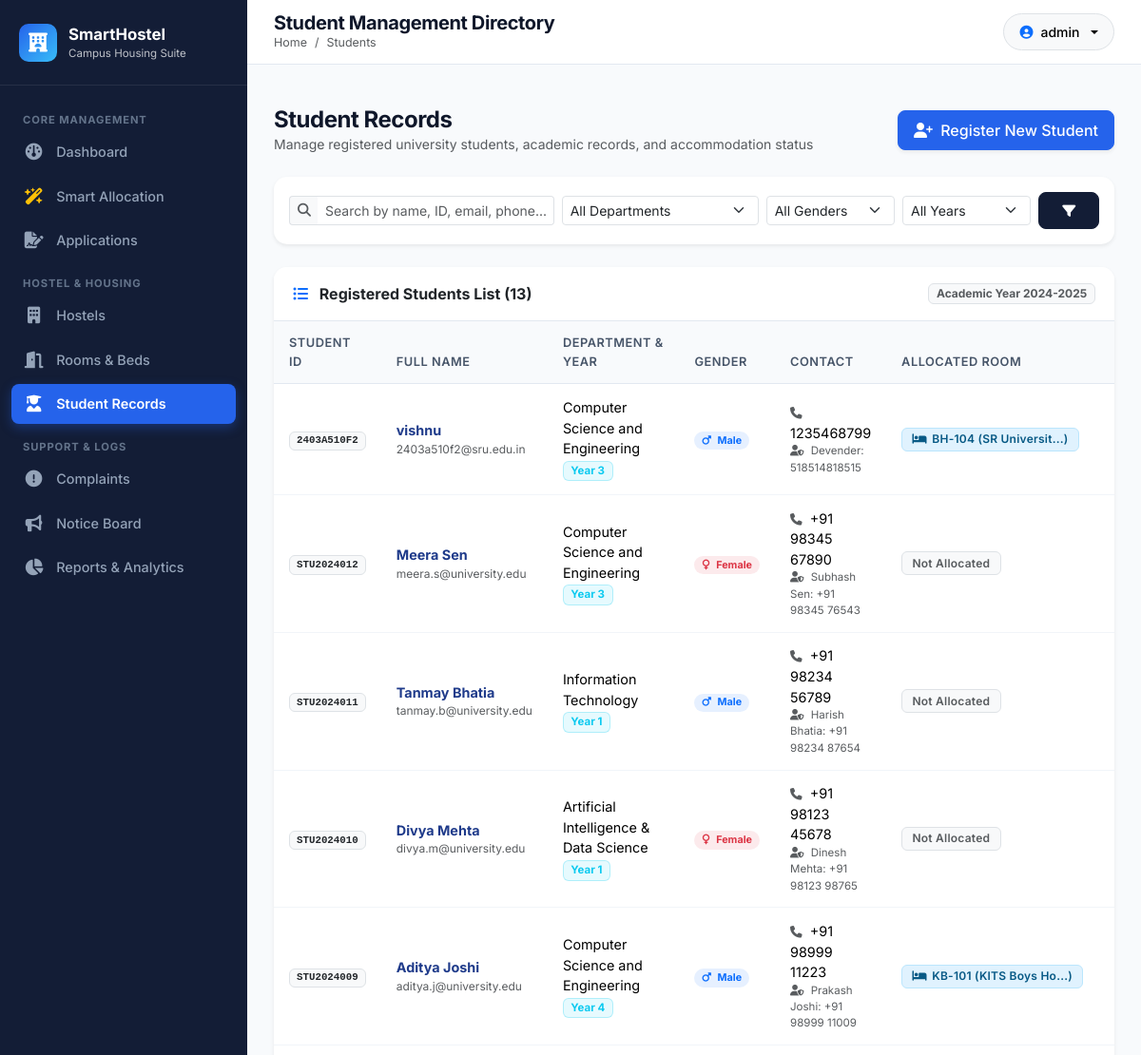
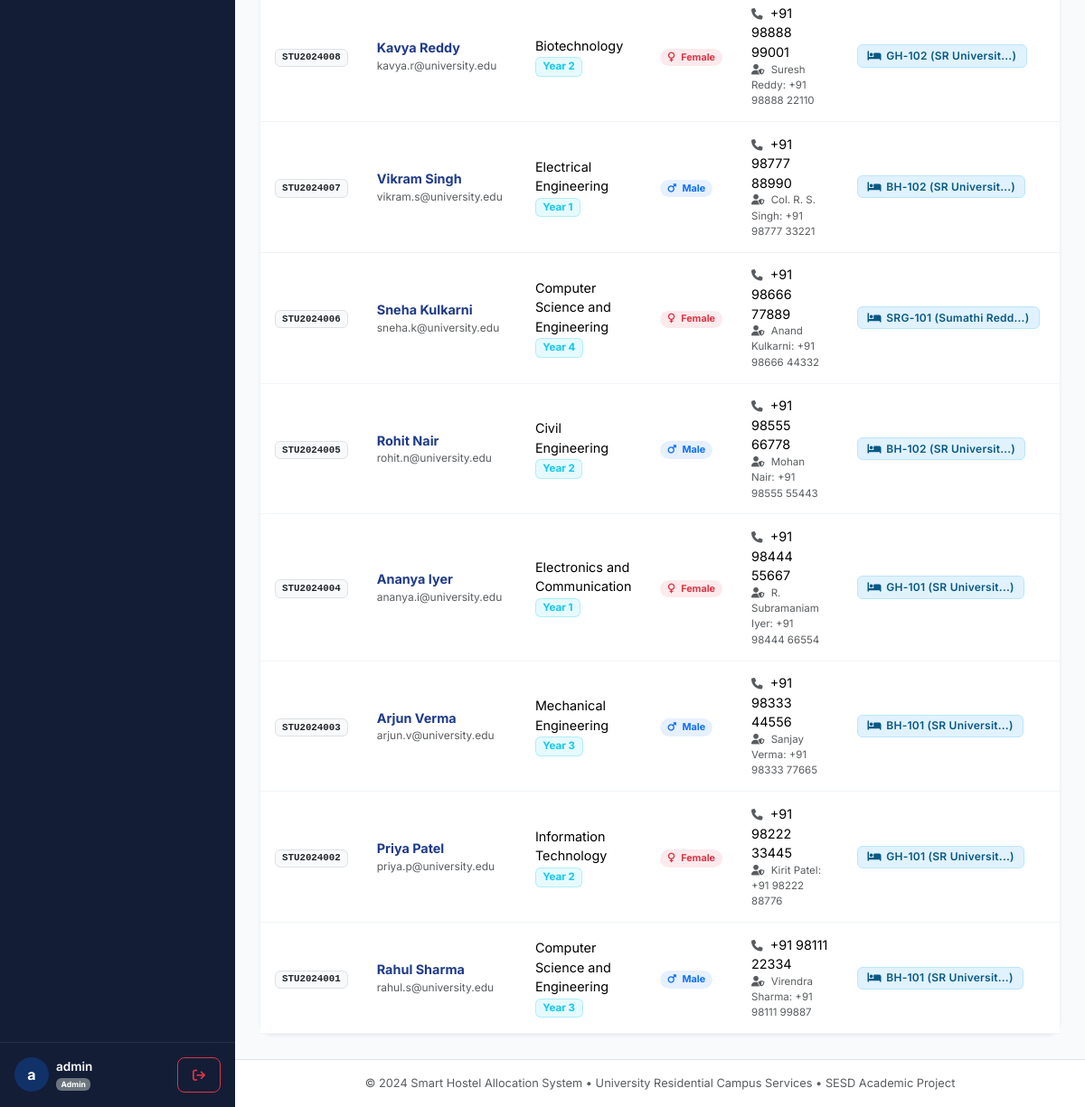
/admin/students (signed in), run on the app's committed database (2 pictures, top to bottom).
### models.py (models this page shows, shortened)
class Student(db.Model):
    __tablename__ = 'students'
    id = db.Column(db.Integer, primary_key=True)
    user_id = db.Column(db.Integer, db.ForeignKey('users.id', ondelete='CASCADE'), nullable=False, unique=True)
    student_id = db.Column(db.String(30), unique=True, nullable=False, index=True)
    full_name = db.Column(db.String(100), nullable=False)
    email = db.Column(db.String(120), nullable=False)
    phone = db.Column(db.String(20), nullable=False)
    gender = db.Column(db.String(10), nullable=False)  # 'Male', 'Female', 'Other'
    department = db.Column(db.String(100), nullable=False)
    year_of_study = db.Column(db.Integer, nullable=False, default=1)  # 1, 2, 3, 4
    address = db.Column(db.Text, nullable=True)
    parent_name = db.Column(db.String(100), nullable=True)
    parent_phone = db.Column(db.String(20), nullable=True)
    emergency_contact = db.Column(db.String(20), nullable=True)
    created_at = db.Column(db.DateTime, default=datetime.utcnow)
    applications = db.relationship('Application', backref='student', cascade="all, delete-orphan", lazy='dynamic', order_by='Application.applied_at.desc()')
    allocations = db.relationship('Allocation', backref='student', cascade="all, delete-orphan", lazy='dynamic', order_by='Allocation.allocated_date.desc()')
    complaints = db.relationship('Complaint', backref='student', cascade="all, delete-orphan", lazy='dynamic', order_by='Complaint.created_at.desc()')
    @property
    def active_allocation(self):
        return self.allocations.filter_by(status='Active').first()

class Room(db.Model):
    __tablename__ = 'rooms'
    id = db.Column(db.Integer, primary_key=True)
    hostel_id = db.Column(db.Integer, db.ForeignKey('hostels.id', ondelete='CASCADE'), nullable=False)
    room_number = db.Column(db.String(20), nullable=False)
    floor = db.Column(db.Integer, nullable=False, default=1)
    room_type = db.Column(db.String(20), nullable=False)  # 'Single', 'Double', 'Triple', 'Four-Bed'
    capacity = db.Column(db.Integer, nullable=False, default=2)
    occupied_beds = db.Column(db.Integer, nullable=False, default=0)
    price_per_semester = db.Column(db.Float, nullable=False, default=15000.0)
    status = db.Column(db.String(20), nullable=False, default='Available')  # 'Available', 'Partially Occupied', 'Full', 'Maintenance'
    facilities = db.Column(db.String(255), nullable=True)
    allocations = db.relationship('Allocation', backref='room', cascade="all, delete-orphan", lazy='dynamic')
    __table_args__ = (
        db.UniqueConstraint('hostel_id', 'room_number', name='uq_hostel_room_number'),
    )

class Hostel(db.Model):
    __tablename__ = 'hostels'
    id = db.Column(db.Integer, primary_key=True)
    name = db.Column(db.String(100), unique=True, nullable=False)
    hostel_type = db.Column(db.String(20), nullable=False)  # 'Boys', 'Girls', 'Co-ed'
    total_floors = db.Column(db.Integer, nullable=False, default=3)
    description = db.Column(db.Text, nullable=True)
    facilities = db.Column(db.Text, nullable=True)  # Comma separated
    image_url = db.Column(db.String(255), nullable=True)
    created_at = db.Column(db.DateTime, default=datetime.utcnow)
    rooms = db.relationship('Room', backref='hostel', cascade="all, delete-orphan", lazy='dynamic')
    applications = db.relationship('Application', backref='preferred_hostel', lazy='dynamic')
    allocations = db.relationship('Allocation', backref='hostel', lazy='dynamic')
    wardens = db.relationship('Warden', backref='assigned_hostel', lazy='dynamic')
    complaints = db.relationship('Complaint', backref='hostel', lazy='dynamic')

### routes/admin.py (the view, shortened to what this page needs)
@admin_bp.route('/students')
@admin_required
def students():
    search = request.args.get('search', '').strip()
    department = request.args.get('department', '').strip()
    year = request.args.get('year', '', type=str)
    gender = request.args.get('gender', '').strip()
    query = Student.query
    if department:
        query = query.filter(Student.department == department)
    if year:
        query = query.filter(Student.year_of_study == int(year))
    if gender:
        query = query.filter(Student.gender == gender)
    students_list = query.order_by(Student.created_at.desc()).all()
    departments = [d[0] for d in db.session.query(Student.department).distinct().all() if d[0]]
    return render_template('admin/students.html',
        students=students_list,
        departments=departments,
        search=search,
        selected_dept=department,
        selected_year=year,
        selected_gender=gender
    )

### templates/admin/students.html (shortened to what this page needs)
{% extends 'base.html' %}
{% block page_title %}Student Management Directory{% endblock %}
{% block breadcrumb %}Students{% endblock %}
{% block content %}
<div class="container-fluid px-0">
    <div class="d-flex flex-wrap justify-content-between align-items-center mb-4 gap-3">
        <div>
            <h4 class="fw-bold mb-0">Student Records</h4>
            <p class="text-muted small mb-0">Manage registered university students, academic records, and accommodation status</p>
        </div>
        <div>
            <a href="{{ url_for('admin.add_student') }}" class="btn btn-primary shadow-sm">
                <i class="fa-solid fa-user-plus me-1"></i> Register New Student
            </a>
        </div>
    </div>
    <div class="card border-0 shadow-sm mb-4">
        <div class="card-body p-3">
            <form method="GET" action="{{ url_for('admin.students') }}" class="row g-2 align-items-center">
                <div class="col-md-4">
                    <div class="input-group input-group-sm">
                        <span class="input-group-text bg-light text-muted border-end-0"><i class="fa-solid fa-search"></i></span>
                        <input type="text" name="search" class="form-control border-start-0" placeholder="Search by name, ID, email, phone..." value="{{ search }}">
                    </div>
                </div>
                <div class="col-md-3">
                    <select name="department" class="form-select form-select-sm">
                        <option value="">All Departments</option>
                    </select>
                </div>
                <div class="col-md-2">
                    <select name="gender" class="form-select form-select-sm">
                        <option value="">All Genders</option>
                    </select>
                </div>
                <div class="col-md-2">
                    <select name="year" class="form-select form-select-sm">
                        <option value="">All Years</option>
                    </select>
                </div>
                <div class="col-md-1 d-flex gap-1">
                    <button type="submit" class="btn btn-sm btn-navy w-100" title="Apply Filter">
                        <i class="fa-solid fa-filter"></i>
                    </button>
                </div>
            </form>
        </div>
    </div>
    <div class="card border-0 shadow-sm">
        <div class="card-header bg-white d-flex justify-content-between align-items-center py-3">
            <span class="fw-bold"><i class="fa-solid fa-list-ul me-2 text-primary"></i> Registered Students List ({{ students|length }})</span>
            <span class="badge bg-light text-muted border">Academic Year 2024-2025</span>
        </div>
        <div class="table-responsive">
            <table class="table table-hover align-middle mb-0" id="studentsTable">
                <thead>
                    <tr>
                        <th>Student ID</th>
                        <th>Full Name</th>
                        <th>Department & Year</th>
                        <th>Gender</th>
                        <th>Contact</th>
                        <th>Allocated Room</th>
                        <th class="text-end">Actions</th>
                    </tr>
                </thead>
                <tbody>
                    {% for stu in students %}
                    <tr>
                        <td>
                            <span class="badge bg-light text-dark border font-monospace">{{ stu.student_id }}</span>
                        </td>
                        <td>
                            <div class="fw-bold text-navy">{{ stu.full_name }}</div>
                            <div class="text-muted text-xs" style="font-size: 0.75rem;">{{ stu.email }}</div>
                        </td>
                        <td>
                            <div>{{ stu.department }}</div>
                            <span class="badge bg-info bg-opacity-10 text-info border border-info border-opacity-25" style="font-size: 0.72rem;">
                                Year {{ stu.year_of_study }}
                            </span>
                        </td>
                        <td>
                            <span class="badge {% if stu.gender == 'Male' %}bg-primary bg-opacity-10 text-primary{% else %}bg-danger bg-opacity-10 text-danger{% endif %} rounded-pill px-2">
                                <i class="fa-solid {% if stu.gender == 'Male' %}fa-mars{% else %}fa-venus{% endif %} me-1"></i> {{ stu.gender }}
                            </span>
                        </td>
                        <td>
                            <div><i class="fa-solid fa-phone text-muted me-1 small"></i> {{ stu.phone }}</div>
                            {% if stu.parent_phone %}
                            <div class="text-muted text-xs" style="font-size: 0.72rem;"><i class="fa-solid fa-user-shield me-1"></i> {{ stu.parent_name or 'Parent' }}: {{ stu.parent_phone }}</div>
                            {% endif %}
                        </td>
                        <td>
                            {% if stu.active_allocation %}
                            <span class="badge badge-status badge-allocated">
                                <i class="fa-solid fa-bed"></i> {{ stu.active_allocation.room.room_number }} ({{ stu.active_allocation.hostel.name[:12] }}...)
                            </span>
                            {% else %}
                            <span class="badge badge-status bg-light text-muted border">Not Allocated</span>
                            {% endif %}
                        </td>
                        <td class="text-end">
                        </td>
                    </tr>
                    {% endfor %}
                </tbody>
            </table>
        </div>
    </div>
</div>
{% endblock %}

### data on the page
Student: student_id "2403A510F2", full_name "vishnu", email "2403a510f2@sru.edu.in", department "Computer Science and Engineering", year_of_study "3", gender "Male", phone "1235468799", parent_name "Devender", parent_phone "518514818515", active_allocation.room.room_number "BH-104", active_allocation.hostel "SR Universit"
Student: student_id "STU2024012", full_name "Meera Sen", email "meera.s@university.edu", department "Computer Science and Engineering", year_of_study "3", gender "Female", phone "+91 98345 67890", parent_name "Subhash Sen", parent_phone "+91 98345 76543", shows "Not Allocated"
Student: student_id "STU2024011", full_name "Tanmay Bhatia", email "tanmay.b@university.edu", department "Information Technology", year_of_study "1", gender "Male", phone "+91 98234 56789", parent_name "Harish Bhatia", parent_phone "+91 98234 87654", shows "Not Allocated"
Student: student_id "STU2024010", full_name "Divya Mehta", email "divya.m@university.edu", department "Artificial Intelligence & Data Science", year_of_study "1", gender "Female", phone "+91 98123 45678", parent_name "Dinesh Mehta", parent_phone "+91 98123 98765", shows "Not Allocated"
Student: student_id "STU2024009", full_name "Aditya Joshi", email "aditya.j@university.edu", department "Computer Science and Engineering", year_of_study "4", gender "Male", phone "+91 98999 11223", parent_name "Prakash Joshi", parent_phone "+91 98999 11009", active_allocation.room.room_number "KB-101", active_allocation.hostel "KITS Boys Ho"
Student: student_id "STU2024008", full_name "Kavya Reddy", email "kavya.r@university.edu", department "Biotechnology", year_of_study "2", gender "Female", phone "+91 98888 99001", parent_name "Suresh Reddy", parent_phone "+91 98888 22110", active_allocation.room.room_number "GH-102", active_allocation.hostel "SR Universit"
Student: student_id "STU2024007", full_name "Vikram Singh", email "vikram.s@university.edu", department "Electrical Engineering", year_of_study "1", gender "Male", phone "+91 98777 88990", parent_name "Col. R. S. Singh", parent_phone "+91 98777 33221", active_allocation.room.room_number "BH-102", active_allocation.hostel "SR Universit"
Student: student_id "STU2024006", full_name "Sneha Kulkarni", email "sneha.k@university.edu", department "Computer Science and Engineering", year_of_study "4", gender "Female", phone "+91 98666 77889", parent_name "Anand Kulkarni", parent_phone "+91 98666 44332", active_allocation.room.room_number "SRG-101", active_allocation.hostel "Sumathi Redd"
Student: student_id "STU2024005", full_name "Rohit Nair", email "rohit.n@university.edu", department "Civil Engineering", year_of_study "2", gender "Male", phone "+91 98555 66778", parent_name "Mohan Nair", parent_phone "+91 98555 55443", active_allocation.room.room_number "BH-102", active_allocation.hostel "SR Universit"
Student: student_id "STU2024004", full_name "Ananya Iyer", email "ananya.i@university.edu", department "Electronics and Communication", year_of_study "1", gender "Female", phone "+91 98444 55667", parent_name "R. Subramaniam Iyer", parent_phone "+91 98444 66554", active_allocation.room.room_number "GH-101", active_allocation.hostel "SR Universit"
Student: student_id "STU2024003", full_name "Arjun Verma", email "arjun.v@university.edu", department "Mechanical Engineering", year_of_study "3", gender "Male", phone "+91 98333 44556", parent_name "Sanjay Verma", parent_phone "+91 98333 77665", active_allocation.room.room_number "BH-101", active_allocation.hostel "SR Universit"
Student: student_id "STU2024002", full_name "Priya Patel", email "priya.p@university.edu", department "Information Technology", year_of_study "2", gender "Female", phone "+91 98222 33445", parent_name "Kirit Patel", parent_phone "+91 98222 88776", active_allocation.room.room_number "GH-101", active_allocation.hostel "SR Universit"
Student: student_id "STU2024001", full_name "Rahul Sharma", email "rahul.s@university.edu", department "Computer Science and Engineering", year_of_study "3", gender "Male", phone "+91 98111 22334", parent_name "Virendra Sharma", parent_phone "+91 98111 99887", active_allocation.room.room_number "BH-101", active_allocation.hostel "SR Universit"

### other printed values
{{ session.get('display_name', 'U')[:1] }} "a"
{{ session.get('display_name') }} "admin"
{{ session.get('role') }} "Admin"
{{ students|length }} "13"
{{ current_year }} "2024"
